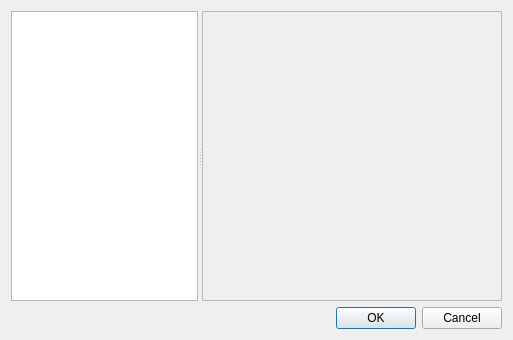
<?xml version="1.0" encoding="UTF-8"?>
<ui version="4.0">
 <class>OptionsForm</class>
 <widget class="QDialog" name="OptionsForm">
  <property name="windowModality">
   <enum>Qt::ApplicationModal</enum>
  </property>
  <property name="geometry">
   <rect>
    <x>0</x>
    <y>0</y>
    <width>513</width>
    <height>340</height>
   </rect>
  </property>
  <property name="windowTitle">
   <string>Form</string>
  </property>
  <layout class="QVBoxLayout" name="verticalLayout">
   <item>
    <widget class="QSplitter" name="splitter">
     <property name="orientation">
      <enum>Qt::Horizontal</enum>
     </property>
     <property name="childrenCollapsible">
      <bool>false</bool>
     </property>
     <widget class="QTreeWidget" name="treeWidget">
      <property name="sizePolicy">
       <sizepolicy hsizetype="Maximum" vsizetype="Expanding">
        <horstretch>0</horstretch>
        <verstretch>0</verstretch>
       </sizepolicy>
      </property>
      <attribute name="headerVisible">
       <bool>false</bool>
      </attribute>
      <column>
       <property name="text">
        <string>Name</string>
       </property>
      </column>
     </widget>
     <widget class="QScrollArea" name="scrollArea">
      <property name="sizePolicy">
       <sizepolicy hsizetype="Preferred" vsizetype="Expanding">
        <horstretch>1</horstretch>
        <verstretch>0</verstretch>
       </sizepolicy>
      </property>
      <property name="minimumSize">
       <size>
        <width>300</width>
        <height>0</height>
       </size>
      </property>
      <property name="widgetResizable">
       <bool>true</bool>
      </property>
      <widget class="QWidget" name="scrollAreaWidgetContents">
       <property name="geometry">
        <rect>
         <x>0</x>
         <y>0</y>
         <width>298</width>
         <height>291</height>
        </rect>
       </property>
      </widget>
     </widget>
    </widget>
   </item>
   <item>
    <widget class="QDialogButtonBox" name="buttonBox">
     <property name="standardButtons">
      <set>QDialogButtonBox::Cancel|QDialogButtonBox::Ok</set>
     </property>
    </widget>
   </item>
  </layout>
 </widget>
 <resources/>
 <connections>
  <connection>
   <sender>buttonBox</sender>
   <signal>accepted()</signal>
   <receiver>OptionsForm</receiver>
   <slot>accept()</slot>
   <hints>
    <hint type="sourcelabel">
     <x>248</x>
     <y>318</y>
    </hint>
    <hint type="destinationlabel">
     <x>4</x>
     <y>298</y>
    </hint>
   </hints>
  </connection>
  <connection>
   <sender>buttonBox</sender>
   <signal>rejected()</signal>
   <receiver>OptionsForm</receiver>
   <slot>reject()</slot>
   <hints>
    <hint type="sourcelabel">
     <x>279</x>
     <y>319</y>
    </hint>
    <hint type="destinationlabel">
     <x>3</x>
     <y>264</y>
    </hint>
   </hints>
  </connection>
 </connections>
</ui>
